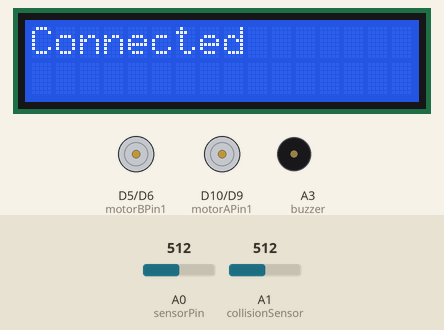
A sketch run on a simulated Arduino MKR. Shown: 16×2 character LCD, motor-driver pin pairs drawn as motors (green arrow = first pin HIGH = forward, orange = second pin HIGH = backward, longer = more drive, scaled by the enable pin), buzzer (waves = sounding). The test bench sets the inputs (shaded band); at power-on: A1 (collisionSensor) = 512, A0 (sensorPin) = 512. WiFi joins after 1.5 s; servers stay silent unless stated; what the sketch prints to the serial monitor is not drawn.

Above: at 4.8 s.
6.9 s: A1 (collisionSensor) set to 213
At 12.2 s:
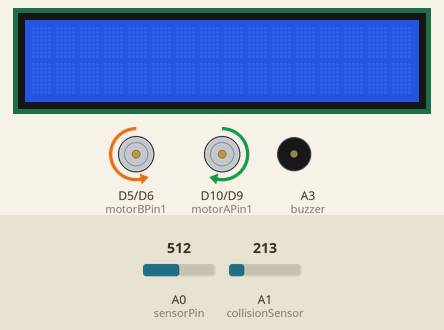
20.9 s: A1 (collisionSensor) set to 193
At 23.1 s:
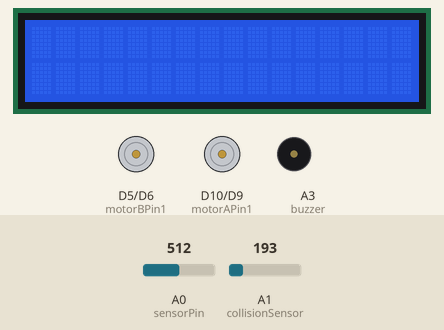
32.4 s: A1 (collisionSensor) set to 210
At 33.6 s:
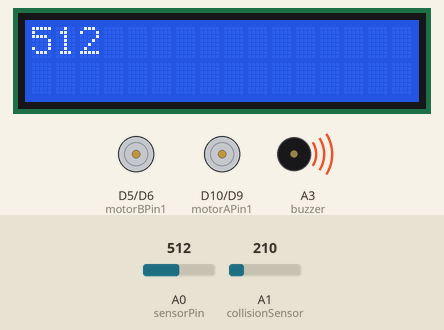
Timing chart, 0 to 49.9 s (numbered marks = the images above; inputs shaded):
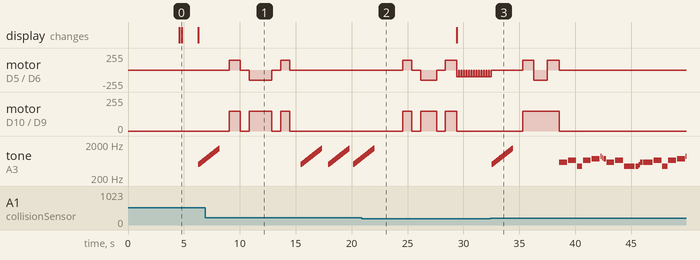

Measured:
- the behaviour switches between 201 and 200 on A1 (collisionSensor) (found by bisection; images 1 and 2)
- after the input at 20.9 s, tone on A3 (buzzer): goes on until 22.0 s, then stays silent
- after the input at 32.4 s, motor on D10 (motorAPin1) / D9 (motorAPin2): stopped → forward 150/255 after 2.9 s, → stopped 3.3 s later; tone on A3 (buzzer): plays 500 Hz for 0.02 s, 505 Hz for 0.02 s, 512 Hz for 0.02 s, 518 Hz for 0.02 s, 524 Hz for 0.02 s, 530 Hz for 0.02 s … (115 notes in this stretch), starting after 0.13 s
- by itself, tone on A3 (buzzer): plays 723 Hz for 0.02 s, 732 Hz for 0.02 s, 741 Hz for 0.02 s, 750 Hz for 0.02 s, 759 Hz for 0.02 s, 768 Hz for 0.02 s … (287 notes in this stretch)
- what the display in image 0 shows lasts 1.5 s, from 4.8 s to 6.3 s

The sketch:

challengOneBotTwo.ino
```cpp
#include <LiquidCrystal_I2C.h>
#include <Wire.h>
#include <SPI.h>
#include <WiFiNINA.h>
#include <ArduinoSTL.h>
#include <vector>
LiquidCrystal_I2C lcd(0x27, 16, 2);

/*======================================SONGS===============================================*/

//SONG:
#define NOTE_B0  31
#define NOTE_C1  33
#define NOTE_CS1 35
#define NOTE_D1  37
#define NOTE_DS1 39
#define NOTE_E1  41
#define NOTE_F1  44
#define NOTE_FS1 46
#define NOTE_G1  49
#define NOTE_GS1 52
#define NOTE_A1  55
#define NOTE_AS1 58
#define NOTE_B1  62
#define NOTE_C2  65
#define NOTE_CS2 69
#define NOTE_D2  73
#define NOTE_DS2 78
#define NOTE_E2  82
#define NOTE_F2  87
#define NOTE_FS2 93
#define NOTE_G2  98
#define NOTE_GS2 104
#define NOTE_A2  110
#define NOTE_AS2 117
#define NOTE_B2  123
#define NOTE_C3  131
#define NOTE_CS3 139
#define NOTE_D3  147
#define NOTE_DS3 156
#define NOTE_E3  165
#define NOTE_F3  175
#define NOTE_FS3 185
#define NOTE_G3  196
#define NOTE_GS3 208
#define NOTE_A3  220
#define NOTE_AS3 233
#define NOTE_B3  247
#define NOTE_C4  262
#define NOTE_CS4 277
#define NOTE_D4  294
#define NOTE_DS4 311
#define NOTE_E4  330
#define NOTE_F4  349
#define NOTE_FS4 370
#define NOTE_G4  392
#define NOTE_GS4 415
#define NOTE_A4  440
#define NOTE_AS4 466
#define NOTE_B4  494
#define NOTE_C5  523
#define NOTE_CS5 554
#define NOTE_D5  587
#define NOTE_DS5 622
#define NOTE_E5  659
#define NOTE_F5  698
#define NOTE_FS5 740
#define NOTE_G5  784
#define NOTE_GS5 831
#define NOTE_A5  880
#define NOTE_AS5 932
#define NOTE_B5  988
#define NOTE_C6  1047
#define NOTE_CS6 1109
#define NOTE_D6  1175
#define NOTE_DS6 1245
#define NOTE_E6  1319
#define NOTE_F6  1397
#define NOTE_FS6 1480
#define NOTE_G6  1568
#define NOTE_GS6 1661
#define NOTE_A6  1760
#define NOTE_AS6 1865
#define NOTE_B6  1976
#define NOTE_C7  2093
#define NOTE_CS7 2217
#define NOTE_D7  2349
#define NOTE_DS7 2489
#define NOTE_E7  2637
#define NOTE_F7  2794
#define NOTE_FS7 2960
#define NOTE_G7  3136
#define NOTE_GS7 3322
#define NOTE_A7  3520
#define NOTE_AS7 3729
#define NOTE_B7  3951
#define NOTE_C8  4186
#define NOTE_CS8 4435
#define NOTE_D8  4699
#define NOTE_DS8 4978
#define REST      0


// change this to make the song slower or faster
int tempo = 114;

// change this to whichever pin you want to use
int buzzer = A3;

// notes of the moledy followed by the duration.
// a 4 means a quarter note, 8 an eighteenth , 16 sixteenth, so on
// !!negative numbers are used to represent dotted notes,
// so -4 means a dotted quarter note, that is, a quarter plus an eighteenth!!
int melody[] = {

  // Never Gonna Give You Up - Rick Astley
  // Score available at https://musescore.com/chlorondria_5/never-gonna-give-you-up_alto-sax
  // Arranged by Chlorondria

  NOTE_D5,-4, NOTE_E5,-4, NOTE_A4,4, //1
  NOTE_E5,-4, NOTE_FS5,-4, NOTE_A5,16, NOTE_G5,16, NOTE_FS5,8,
  NOTE_D5,-4, NOTE_E5,-4, NOTE_A4,2,
  NOTE_A4,16, NOTE_A4,16, NOTE_B4,16, NOTE_D5,8, NOTE_D5,16,
  NOTE_D5,-4, NOTE_E5,-4, NOTE_A4,4, //repeat from 1
  NOTE_E5,-4, NOTE_FS5,-4, NOTE_A5,16, NOTE_G5,16, NOTE_FS5,8,
  NOTE_D5,-4, NOTE_E5,-4, NOTE_A4,2,
  NOTE_A4,16, NOTE_A4,16, NOTE_B4,16, NOTE_D5,8, NOTE_D5,16,
  REST,4, NOTE_B4,8, NOTE_CS5,8, NOTE_D5,8, NOTE_D5,8, NOTE_E5,8, NOTE_CS5,-8,
  NOTE_B4,16, NOTE_A4,2, REST,4,

  REST,8, NOTE_B4,8, NOTE_B4,8, NOTE_CS5,8, NOTE_D5,8, NOTE_B4,4, NOTE_A4,8, //7
  NOTE_A5,8, REST,8, NOTE_A5,8, NOTE_E5,-4, REST,4,
  NOTE_B4,8, NOTE_B4,8, NOTE_CS5,8, NOTE_D5,8, NOTE_B4,8, NOTE_D5,8, NOTE_E5,8, REST,8,
  REST,8, NOTE_CS5,8, NOTE_B4,8, NOTE_A4,-4, REST,4,
  REST,8, NOTE_B4,8, NOTE_B4,8, NOTE_CS5,8, NOTE_D5,8, NOTE_B4,8, NOTE_A4,4,
  NOTE_E5,8, NOTE_E5,8, NOTE_E5,8, NOTE_FS5,8, NOTE_E5,4, REST,4,

  NOTE_D5,2, NOTE_E5,8, NOTE_FS5,8, NOTE_D5,8, //13
  NOTE_E5,8, NOTE_E5,8, NOTE_E5,8, NOTE_FS5,8, NOTE_E5,4, NOTE_A4,4,
  REST,2, NOTE_B4,8, NOTE_CS5,8, NOTE_D5,8, NOTE_B4,8,
  REST,8, NOTE_E5,8, NOTE_FS5,8, NOTE_E5,-4, NOTE_A4,16, NOTE_B4,16, NOTE_D5,16, NOTE_B4,16,
  NOTE_FS5,-8, NOTE_FS5,-8, NOTE_E5,-4, NOTE_A4,16, NOTE_B4,16, NOTE_D5,16, NOTE_B4,16,

  NOTE_E5,-8, NOTE_E5,-8, NOTE_D5,-8, NOTE_CS5,16, NOTE_B4,-8, NOTE_A4,16, NOTE_B4,16, NOTE_D5,16, NOTE_B4,16, //18
  NOTE_D5,4, NOTE_E5,8, NOTE_CS5,-8, NOTE_B4,16, NOTE_A4,8, NOTE_A4,8, NOTE_A4,8,
  NOTE_E5,4, NOTE_D5,2, NOTE_A4,16, NOTE_B4,16, NOTE_D5,16, NOTE_B4,16,
  NOTE_FS5,-8, NOTE_FS5,-8, NOTE_E5,-4, NOTE_A4,16, NOTE_B4,16, NOTE_D5,16, NOTE_B4,16,
  NOTE_A5,4, NOTE_CS5,8, NOTE_D5,-8, NOTE_CS5,16, NOTE_B4,8, NOTE_A4,16, NOTE_B4,16, NOTE_D5,16, NOTE_B4,16,

  NOTE_D5,4, NOTE_E5,8, NOTE_CS5,-8, NOTE_B4,16, NOTE_A4,4, NOTE_A4,8,  //23
  NOTE_E5,4, NOTE_D5,2, REST,4,
  REST,8, NOTE_B4,8, NOTE_D5,8, NOTE_B4,8, NOTE_D5,8, NOTE_E5,4, REST,8,
  REST,8, NOTE_CS5,8, NOTE_B4,8, NOTE_A4,-4, REST,4,
  REST,8, NOTE_B4,8, NOTE_B4,8, NOTE_CS5,8, NOTE_D5,8, NOTE_B4,8, NOTE_A4,4,
  REST,8, NOTE_A5,8, NOTE_A5,8, NOTE_E5,8, NOTE_FS5,8, NOTE_E5,8, NOTE_D5,8,

  REST,8, NOTE_A4,8, NOTE_B4,8, NOTE_CS5,8, NOTE_D5,8, NOTE_B4,8, //29
  REST,8, NOTE_CS5,8, NOTE_B4,8, NOTE_A4,-4, REST,4,
  NOTE_B4,8, NOTE_B4,8, NOTE_CS5,8, NOTE_D5,8, NOTE_B4,8, NOTE_A4,4, REST,8,
  REST,8, NOTE_E5,8, NOTE_E5,8, NOTE_FS5,4, NOTE_E5,-4,
  NOTE_D5,2, NOTE_D5,8, NOTE_E5,8, NOTE_FS5,8, NOTE_E5,4,
  NOTE_E5,8, NOTE_E5,8, NOTE_FS5,8, NOTE_E5,8, NOTE_A4,8, NOTE_A4,4,

  REST,-4, NOTE_A4,8, NOTE_B4,8, NOTE_CS5,8, NOTE_D5,8, NOTE_B4,8, //35
  REST,8, NOTE_E5,8, NOTE_FS5,8, NOTE_E5,-4, NOTE_A4,16, NOTE_B4,16, NOTE_D5,16, NOTE_B4,16,
  NOTE_FS5,-8, NOTE_FS5,-8, NOTE_E5,-4, NOTE_A4,16, NOTE_B4,16, NOTE_D5,16, NOTE_B4,16,
  NOTE_E5,-8, NOTE_E5,-8, NOTE_D5,-8, NOTE_CS5,16, NOTE_B4,8, NOTE_A4,16, NOTE_B4,16, NOTE_D5,16, NOTE_B4,16,
  NOTE_D5,4, NOTE_E5,8, NOTE_CS5,-8, NOTE_B4,16, NOTE_A4,4, NOTE_A4,8,

   NOTE_E5,4, NOTE_D5,2, NOTE_A4,16, NOTE_B4,16, NOTE_D5,16, NOTE_B4,16, //40
  NOTE_FS5,-8, NOTE_FS5,-8, NOTE_E5,-4, NOTE_A4,16, NOTE_B4,16, NOTE_D5,16, NOTE_B4,16,
  NOTE_A5,4, NOTE_CS5,8, NOTE_D5,-8, NOTE_CS5,16, NOTE_B4,8, NOTE_A4,16, NOTE_B4,16, NOTE_D5,16, NOTE_B4,16,
  NOTE_D5,4, NOTE_E5,8, NOTE_CS5,-8, NOTE_B4,16, NOTE_A4,4, NOTE_A4,8,
  NOTE_E5,4, NOTE_D5,2, NOTE_A4,16, NOTE_B4,16, NOTE_D5,16, NOTE_B4,16,

  NOTE_FS5,-8, NOTE_FS5,-8, NOTE_E5,-4, NOTE_A4,16, NOTE_B4,16, NOTE_D5,16, NOTE_B4,16, //45
  NOTE_A5,4, NOTE_CS5,8, NOTE_D5,-8, NOTE_CS5,16, NOTE_B4,8, NOTE_A4,16, NOTE_B4,16, NOTE_D5,16, NOTE_B4,16,
  NOTE_D5,4, NOTE_E5,8, NOTE_CS5,-8, NOTE_B4,16, NOTE_A4,4, NOTE_A4,8,
  NOTE_E5,4, NOTE_D5,2, NOTE_A4,16, NOTE_B4,16, NOTE_D5,16, NOTE_B4,16,
  NOTE_FS5,-8, NOTE_FS5,-8, NOTE_E5,-4, NOTE_A4,16, NOTE_B4,16, NOTE_D5,16, NOTE_B4,16, //45

  NOTE_A5,4, NOTE_CS5,8, NOTE_D5,-8, NOTE_CS5,16, NOTE_B4,8, NOTE_A4,16, NOTE_B4,16, NOTE_D5,16, NOTE_B4,16,
  NOTE_D5,4, NOTE_E5,8, NOTE_CS5,-8, NOTE_B4,16, NOTE_A4,4, NOTE_A4,8,

  NOTE_E5,4, NOTE_D5,2, REST,4
};

// sizeof gives the number of bytes, each int value is composed of two bytes (16 bits)
// there are two values per note (pitch and duration), so for each note there are four bytes
int notes = sizeof(melody) / sizeof(melody[0]) / 2;

// this calculates the duration of a whole note in ms
int wholenote = (60000 * 4) / tempo;

int divider = 0, noteDuration = 0;


int beep_pin=A3;
int gap=1000;

//END OF SONG


//NOKIA
int ntempo = 180;

// change this to whichever pin you want to use

// notes of the moledy followed by the duration.
// a 4 means a quarter note, 8 an eighteenth , 16 sixteenth, so on
// !!negative numbers are used to represent dotted notes,
// so -4 means a dotted quarter note, that is, a quarter plus an eighteenth!!
int nmelody[] = {

  // Nokia Ringtone
  // Score available at https://musescore.com/user/29944637/scores/5266155

  NOTE_E5, 8, NOTE_D5, 8, NOTE_FS4, 4, NOTE_GS4, 4,
  NOTE_CS5, 8, NOTE_B4, 8, NOTE_D4, 4, NOTE_E4, 4,
  NOTE_B4, 8, NOTE_A4, 8, NOTE_CS4, 4, NOTE_E4, 4,
  NOTE_A4, 2,
};

// sizeof gives the number of bytes, each int value is composed of two bytes (16 bits)
// there are two values per note (pitch and duration), so for each note there are four bytes
int nnotes = sizeof(nmelody) / sizeof(nmelody[0]) / 2;

// this calculates the duration of a whole note in ms
int nwholenote = (60000 * 4) / ntempo;

int ndivider = 0, nnoteDuration = 0;


/*============================Server Communications===================================*/

//Our UUID: 56FC703ACE1A
//Cp-team UUID: 828BD9E1B7C7

char ssid[] = "junior";
char pass[] = "designdesign";
int status = WL_IDLE_STATUS;
char server[] = "ee31.ece.tufts.edu";    // name address for ee31 (using DNS)

WiFiClient client;

char messageData[100];
char getRoute[] = "GET /56FC703ACE1A/56FC703ACE1A HTTP/1.1";
char postBody[] = "04/27/2024&variable2=value2&variable3=value3&variable4=value4&variable5=value5&variable6=light";
char postRoute[] = "POST /56FC703ACE1A/56FC703ACE1A HTTP/1.1";

// variables
int amp_Count = 0;
std::vector<char> command;
int idx = 0;
int startRead = 0;


/*================================GENERAL PINS==============================================*/
const int sensorPin = A0;
const int collisionSensor = A1;
int redLed = A4;
int yellowLed = 1;
int blueLed = 0;
int greenLed = 13;


/*================================MOTOR PINS==============================================*/
//motor one
const int motorAPin1 = 10; //left
const int motorAPin2 = 9;
const int enableAPin1 = 11;

//motor two
const int motorBPin1 = 5; //right
const int motorBPin2 = 6;
const int enableBPin1 = 3;

//thresholds
// const int RED_THRESHOLD = 590;
// const int BLUE_THRESHOLD = 540;
// const int YELLOW_THRESHOLD = 670;

const int RED_THRESHOLD = 870;
const int BLUE_THRESHOLD = 800;
const int YELLOW_THRESHOLD = 1000;

//booleans
bool wallOne = false;
bool wallTwo = false;
bool wallThree = false;


/*=====================================SETUP==============================================*/
void setup() {
  lcd.init();
  lcd.backlight();
  pinMode(motorAPin1, OUTPUT);
  pinMode(motorAPin2, OUTPUT);
  pinMode(enableAPin1, OUTPUT);

  pinMode(motorBPin1, OUTPUT);
  pinMode(motorBPin2, OUTPUT);
  pinMode(enableBPin1, OUTPUT);
  Serial.begin(9600);
  while (!Serial) {

    ; // wait for serial port to connect. Needed for native USB port only

  }

  // check for the WiFi module:
  if (WiFi.status() == WL_NO_MODULE) {
    Serial.println("Communication with WiFi module failed!");
    lcd.clear();
    lcd.setCursor(0,0);
    lcd.print("No WiFi :(");
    while (true);
  }

  while (status != WL_CONNECTED) {
    Serial.print("Attempting to connect to SSID: ");
    Serial.println(ssid);
    status = WiFi.begin(ssid, pass);

    printWifiStatus();
    delay(3000);
  }

  Serial.println("Connected to WiFi");
  lcd.clear();
  lcd.setCursor(0,0);
  lcd.print("Yes WiFi :)");
  printWifiStatus();


  Serial.println("\nStarting connection to server...");

  if (client.connect(server, 80)) {
    Serial.println("connected to server");
    lcd.clear();
    lcd.setCursor(0,0);
    lcd.print("Connected");
  }
}


void loop() {
  digitalWrite(blueLed, HIGH);
  delay(250);
  digitalWrite(blueLed, LOW);
  digitalWrite(redLed, HIGH);
  delay(250);
  digitalWrite(redLed, LOW);
  digitalWrite(blueLed, HIGH);
  delay(250);
  digitalWrite(blueLed, LOW);
  digitalWrite(redLed, HIGH);
  delay(250);
  digitalWrite(blueLed, HIGH);
  digitalWrite(redLed, LOW);
  delay(250);
  digitalWrite(redLed, HIGH);
  delay(250);
  digitalWrite(blueLed, LOW);
  //delay(30000);


  lcd.clear();
  detectCollision();
  while (!wallOne) {
    forwardDirection();
    detectCollision();
  }

  stopMotor();
  horn();
  delay(800);
  turnRight();

  //delay for 180 deg turn
  // delay(2200);
  delay(1000);

  stopMotor();
  delay(800);


  // int colorOne = detectColor();
  // delay(250);
  // while (colorOne != 1) {
  //    forwardDirection();
  //    colorOne = detectColor();
  //    delay(250);
  // }
  // stopMotor();
  // delay(5000);

  forwardDirection();
  delay(2000);
  stopMotor();
  delay(800);
  turnRight();
  delay(800);
  stopMotor();
  delay(1000);

  digitalWrite(redLed, HIGH);
  digitalWrite(blueLed, HIGH);
  horn();
  delay(250);
  digitalWrite(redLed, LOW);
  digitalWrite(blueLed, LOW);
  delay(250);
  digitalWrite(redLed, HIGH);
  digitalWrite(blueLed, HIGH);
  horn();
  delay(250);
  digitalWrite(redLed, LOW);
  digitalWrite(blueLed, LOW);


  detectCollision();
  digitalWrite(blueLed, HIGH);
  while (!wallTwo) {
    redLineFollowing();
    detectCollision();
  }
  digitalWrite(blueLed, LOW);
  stopMotor();
  horn();

  digitalWrite(blueLed, HIGH);
  delay(250);
  digitalWrite(blueLed, LOW);
  delay(250);
  digitalWrite(blueLed, HIGH);
  delay(250);
  digitalWrite(blueLed, LOW);
  delay(250);
  //Send Server Message

  //Recieve Message
  digitalWrite(blueLed, HIGH);
  delay(250);
  digitalWrite(blueLed, LOW);
  delay(250);
  digitalWrite(blueLed, HIGH);
  delay(250);
  digitalWrite(blueLed, LOW);
  delay(250);
  digitalWrite(blueLed, HIGH);
  delay(250);
  digitalWrite(blueLed, LOW);
  delay(250);

  digitalWrite(greenLed, HIGH);


  turnRight();
  delay(800);
  stopMotor();
  delay(800);

  forwardDirection();
  delay(1400);
  stopMotor();
  delay(800);

  turnRight();
  delay(1000);
  digitalWrite(greenLed, LOW);
  digitalWrite(yellowLed, HIGH);

  detectCollision();
  digitalWrite(yellowLed, HIGH);
  while (!wallThree) {
    redLineFollowing();
    detectCollision();
  }
  digitalWrite(yellowLed, LOW);
  stopMotor();
  horn();
  delay(800);

  turnRight();
  delay(1000);
  forwardDirection();
  delay(1200);
  turnRight();
  delay(1100);
  stopMotor();
  rick();

}

void detectCollision() {
  int val;
  val = analogRead(collisionSensor);
  if (val > 200) {
    if (wallOne == false) {
      wallOne = true;
    }
    else if (wallTwo == false) {
      wallTwo = true;
    }
    else if (wallThree == false) {
      wallThree = true;
    }
  }
}


int detectColor() {
  int Reflection;
  // Measure reflection from red and blue LED's
  Reflection = analogRead(sensorPin);
  lcd.setCursor(0,0);
  lcd.print(Reflection);

  // Logic to determine color based on the reflection values
  if (Reflection >= RED_THRESHOLD && Reflection <= YELLOW_THRESHOLD) {
    return 1; // Red
  } else if (Reflection >= BLUE_THRESHOLD && Reflection <= RED_THRESHOLD) {
    return 2; // Blue
  } else if (Reflection >= YELLOW_THRESHOLD) {
    return 3; // Yellow
  } else {
    return 0; // Black or no color detected
  }
}


void sequence() {
  detectCollision();
  while (!wallOne) {
    forwardDirection();
    detectCollision();
  }

  stopMotor();
  turnRight();

  //delay for 180 deg turn
  delay(1500);

  //start detecting red
  int colorOne = detectColor();
  while (colorOne != 1) {
    forwardDirection();
    colorOne = detectColor();
  }

  stopMotor();
  //light based comms

  forwardDirection();
  //delay until off red track by a little bit
  delay(50);

  //start red line following while wall is not detected
  detectCollision();
  while (!wallTwo) {
    //follow red path
    //TODO: Write red line following code
    redLineFollowing();
    detectCollision();
  }

  stopMotor();
  turnLeft();
  //delay for 90 deg turn
  delay(800);

  int colorTwo = detectColor();
  while (colorTwo != 3) {
    forwardDirection();
    colorTwo = detectColor();
  }

  stopMotor();
  forwardDirection();
  //delay to go off track a little
  delay(50);

  //start yellow line following
  while(!wallThree) {
    //follow yellow path
    //TODO: Write yellow path following function
    yellowLineFollowing();
  }

  //TODO: Sequence after
}


void redLineFollowing() {
  // int color = detectColor();
  // switch(color) {
  //   case 0: // Black - adjust path
  //     Serial.println("Black detected");
  //     turnLeft();
  //     break;
  //   case 1: // Red
  //     Serial.println("Red detected");
  //     turnRight();
  //     break;
  // }
  // delay(250); // Short delay to prevent erratic behavior


  int color = detectColor();
  switch(color) {
    case 0: // Black - adjust path
      slightLeft();
      break;
    case 1: // Red
      slightRight();
      break;
    case 2: // Blue
      slightRight();
      break;
    case 3: // Yellow
      slightRight();
      break;
  }
  //
  delay(200); // Short delay to prevent erratic behavior
  stopMotor();
  delay(20);
}

void yellowLineFollowing() {
  int color = detectColor();
  switch(color) {
    case 0: // Black - adjust path
      Serial.println("Black detected");
      turnLeft();
      break;
    case 3: // Red
      Serial.println("Yellow detected");
      turnRight();
      break;
  }
  delay(250); // Short delay to prevent erratic behavior
}


void forwardDirection() {
  analogWrite(motorAPin1, 150);
  digitalWrite(motorAPin2, LOW);

  digitalWrite(motorBPin1, LOW);
  analogWrite(motorBPin2, 150);

  digitalWrite(enableAPin1, HIGH); // Set speed (0 to 255)
  digitalWrite(enableBPin1, HIGH);
}


/*
 * name:      reverseDirection
 * purpose:   move the motor
 * arguments: motor speed
 * returns:   None (void)
 * effects: moves the motor backward
 */
void reverseDirection() {
  digitalWrite(motorAPin1, LOW);
  analogWrite(motorAPin2, 150);

  analogWrite(motorBPin1, 150);
  digitalWrite(motorBPin2, LOW);

  digitalWrite(enableAPin1, HIGH); //right min 130
  digitalWrite(enableBPin1, HIGH); // left
}

void turnRight() {
  analogWrite(motorAPin1, 150);
  digitalWrite(motorAPin2, LOW);
  digitalWrite(enableAPin1, HIGH);

  analogWrite(motorBPin1, 150);
  digitalWrite(motorBPin2, LOW);
  digitalWrite(enableBPin1, HIGH);
}

void turnLeft() {
  digitalWrite(motorAPin1, LOW);
  analogWrite(motorAPin2, 150);
  digitalWrite(enableAPin1, HIGH);

  digitalWrite(motorBPin1, LOW);
  analogWrite(motorBPin2, 150);
  digitalWrite(enableBPin1, HIGH);
}

void slightLeft() {
  digitalWrite(motorAPin1, LOW);
  // analogWrite(motorAPin2, 100);
  analogWrite(motorAPin2, LOW);
  digitalWrite(enableAPin1, HIGH);

  digitalWrite(motorBPin1, LOW);
  analogWrite(motorBPin2, 100);
  digitalWrite(enableBPin1, HIGH);
}

void slightRight() {
  analogWrite(motorAPin1, 100);
  digitalWrite(motorAPin2, LOW);
  digitalWrite(enableAPin1, HIGH);

  // analogWrite(motorBPin1, 100);
  analogWrite(motorBPin1, LOW);
  digitalWrite(motorBPin2, LOW);
  digitalWrite(enableBPin1, HIGH);
}

/*
 * name:      stopMotor
 * purpose:   stop the motor
 * arguments: None
 * returns:   None (void)
 */
void stopMotor() {
  //stop motor A
  digitalWrite(motorAPin1, LOW);
  digitalWrite(motorAPin2, LOW);

  //stop motor B
  digitalWrite(motorBPin1, LOW);
  digitalWrite(motorBPin2, LOW);
}

void rick() {
  // iterate over the notes of the melody.
  // Remember, the array is twice the number of notes (notes + durations)
  for (int thisNote = 0; thisNote < notes * 2; thisNote = thisNote + 2) {

    // calculates the duration of each note
    divider = melody[thisNote + 1];
    if (divider > 0) {
      // regular note, just proceed
      noteDuration = (wholenote) / divider;
    } else if (divider < 0) {
      // dotted notes are represented with negative durations!!
      noteDuration = (wholenote) / abs(divider);
      noteDuration *= 1.5; // increases the duration in half for dotted notes
    }

    // we only play the note for 90% of the duration, leaving 10% as a pause
    tone(buzzer, melody[thisNote], noteDuration * 0.9);

    // Wait for the specief duration before playing the next note.
    delay(noteDuration);

    // stop the waveform generation before the next note.
    noTone(buzzer);
  }
}


void horn(){
  float rise_fall_time=2000;
  int steps=100;
  float f_max=1500;
  float f_min=500;
  float delay_time=rise_fall_time/steps;
  float step_size=1.012;
  for (float f =f_min;f<f_max;f*=step_size){
    tone(beep_pin,f);
    delay(delay_time);
  }
  noTone(beep_pin);
  delay(100);

}

void printWifiStatus() {

  // print the SSID of the network you're attached to:

  Serial.print("SSID: ");
  Serial.println(WiFi.SSID());

  // print your board's IP address:
  IPAddress ip = WiFi.localIP();
  Serial.print("IP Address: ");
  Serial.println(ip);

  // print the received signal strength:
  long rssi = WiFi.RSSI();
  Serial.print("signal strength (RSSI):");
  Serial.print(rssi);
  Serial.println("dBm");
}
```
